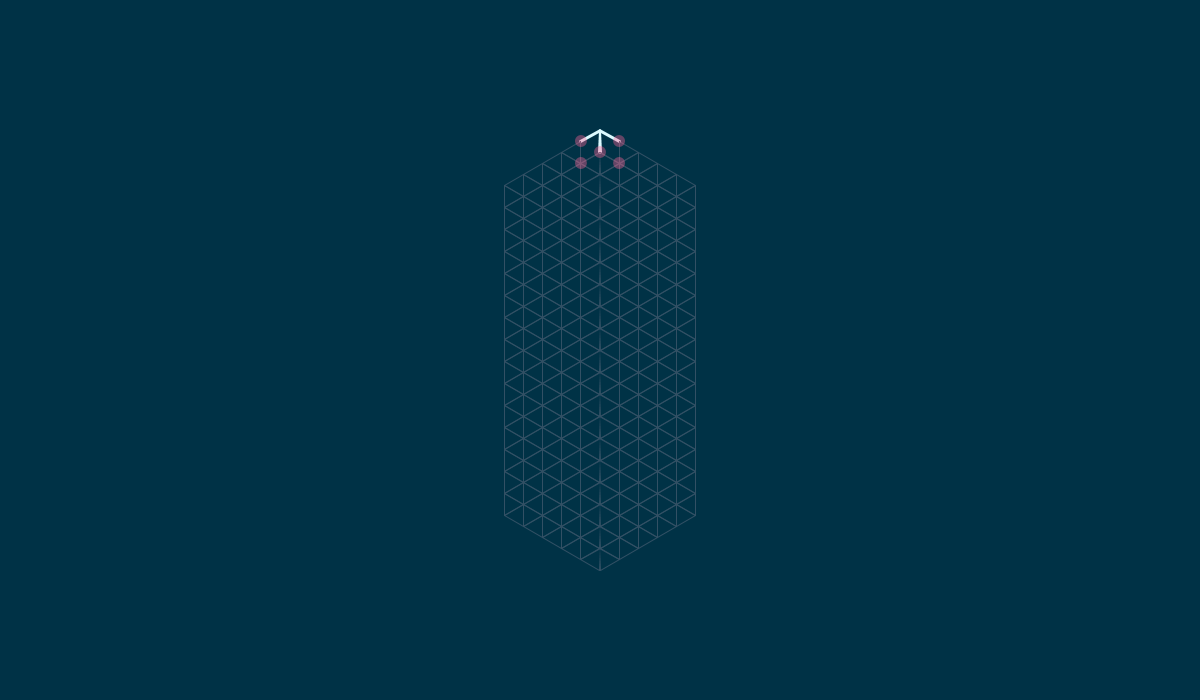
Frame 1 (no input)
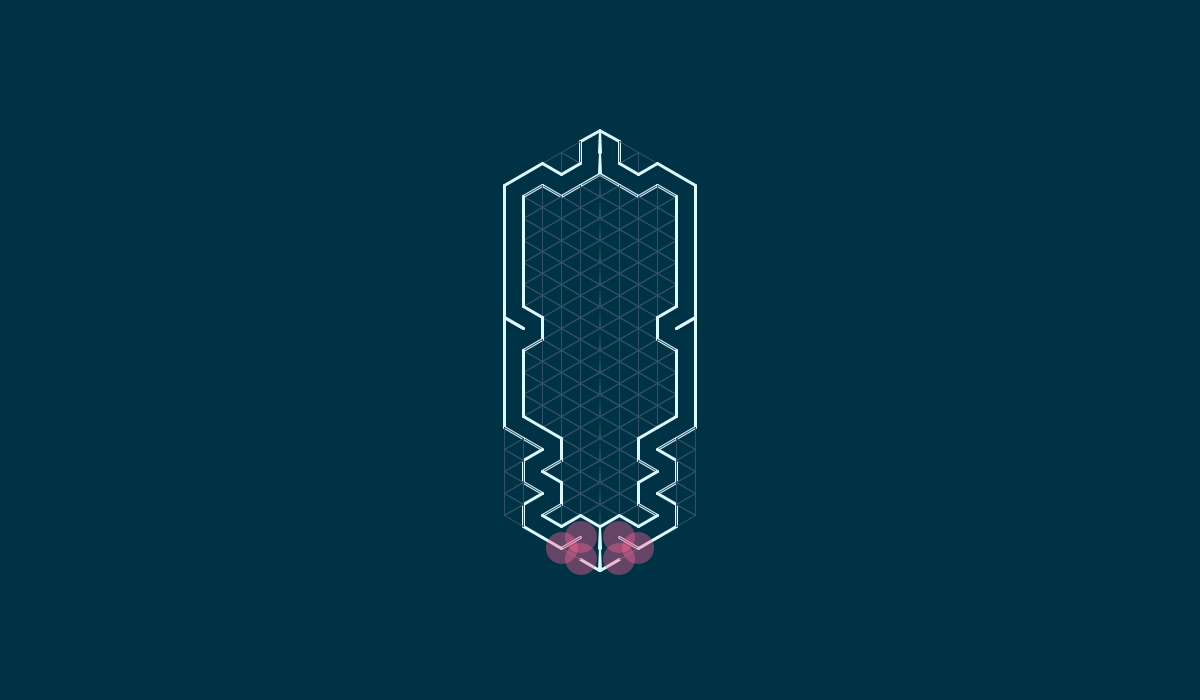
Frame 60 (the mouse pressed at the canvas centre just before this capture)
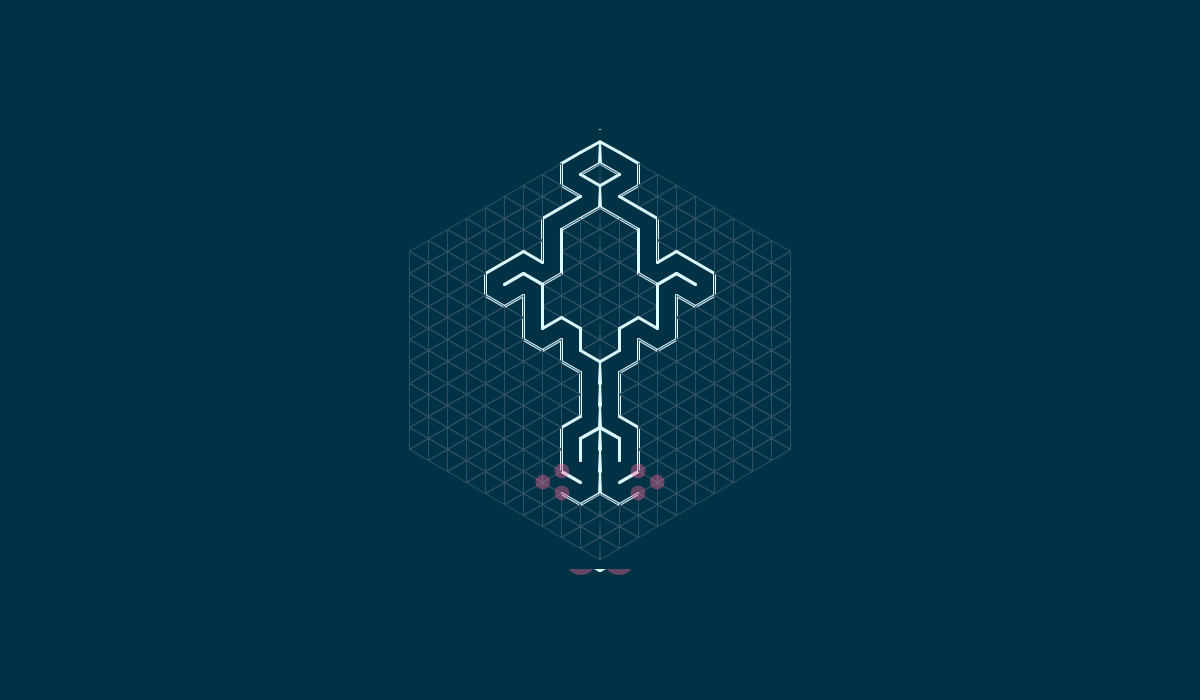
Frame 120 (the mouse held since frame 60 and released just before this capture)

The Processing sketch that drew these frames (run headless with seeded random() and noise(); from frame 60 on, the mouse is pressed at the canvas centre):

// Processing sketch: gridbrain
// ── gridbrain.pde
Cell[] cells; // grid of triangular cells
int[] stack; // stack used to save visited cells
int current;  // current cell
PGraphics maze; // PGraphics used to draw the maze
int stackSize;

int l;  
float h;
float r;
float theta = TWO_PI/3;  
int cols;
int rows;
int cellCount;

void setup() {
  size(1200, 700);
  
  initializeVariables();
  createGrid();
}

void draw() {
  updateMaze();
  displayMaze();
}

/*---------------------*/

void mousePressed() {
  initializeVariables();
  createGrid();
}

/*---------------------*/

void initializeVariables() {
  l = 22;
  h = l*sqrt(3)/2;
  r = h*2/3;

  // Picks random and valid row and column numbers
  int mazeWidth = l*(2+floor(random(height/l-1)))-1;
  cols = 2*floor(mazeWidth/l)-2;
  rows = 1+floor(random(cols/2));

  maze = createGraphics(mazeWidth,l*rows);
  cellCalculator(cols,rows);
  
  background(0, 50, 70);
}

/*---------------------*/

// Calculates the quantity of cells in one hemisphere
void cellCalculator(int col, int row) {
  int triangle = row * row;
  int parallelogramside = col + 2 - (2*row);
  int parallelogram = parallelogramside * row;
  int result = parallelogram + triangle;
  cellCount = result;
}

/*---------------------*/

void createGrid() {
  cells = new Cell[cellCount];
  stack = new int[cellCount];
  stackSize = 0;
  
  float x = 0, y = 0;
  boolean up = false;
  
  int index = 0;
  for (int j = 0; j < rows; j += 1) {
    for (int i = j; i <= cols-j; i += 1) {
      
      if (i%2 == 0) {
        up = j%2 == 0 ? false : true;
      } else {
        up = j%2 == 1 ? false : true;
      }
      
      x = l + i*l/2;
      y = up ? r : h - r; 
      y += j*h;
      
      cells[index] = new Cell(x, y, up);
      index += 1;
    }
  }
  current = 0;
}

/*---------------------*/

void updateMaze() {
  maze.beginDraw();
  maze.background(0, 50, 70);
  
  cells[current].visited = true;
  
  // move to neighbor
  int next = cells[current].chooseNeighbor();
  if (next > 0) {  
    stack[stackSize] = current;
    stackSize += 1; 
    removeWalls(cells[current], cells[next]);
    current = next;
  } else if (stackSize > 0) {
    current = stack[stackSize-1];
    stackSize -= 1; 
  }
  
  // display cells
  for (int i = 0, j = cells.length; i < j; i += 1) {
    cells[i].display(maze);
  }
  
  // highlight current cell
  if (stackSize > 0) {
    cells[current].highlight(maze);
  }
  maze.endDraw();
}

/*---------------------*/

void displayMaze() {
  translate(width/2, (height - maze.width)/2);
  rotate(HALF_PI);
  
  image(maze, 0, 0);
  scale(1, -1);
  image(maze, 0, 0);
}

void removeWalls(Cell c, Cell n) {
  float angle = atan2(n.y - c.y, n.x - c.x);
  angle = (angle + PI)%PI;
  
  int idx = floor(2 * angle / theta);
  
  c.edges[idx] = false;
  n.edges[idx] = false;
}

/*---------------------*/

int findIndex(float x, float y) {
  // find position on the grid
  int i = floor(2*x/l)-2;
  int j = floor(y/h);
  
  // find index on the array of cells if it's on a valid grid position
  int index = i;
  if (i >= j && i <= cols-j && j >= 0 && j < rows) {
    for (int k = 0; k < j; k += 1) {
      index += cols - 2*k;
    }
    return index;
  } else {
    return -1;
  }
}


/*---------------------*/

  
class Cell {
  float x, y;
  float angle;
  boolean[] edges = {true, true, true}; // boolean array used to set which edges will be drawn
  boolean visited = false; // boolean used to know whether the cell was alredy visited

  Cell(float x_, float y_, boolean up) {
    x = x_;
    y = y_;
    angle = up ? -HALF_PI : HALF_PI; // orientation of the triangle
  }

  /*-----------*/ 
  
  void highlight(PGraphics pg)  {  // draw circles with random diameter on the edges of the current cell
    float diam = random(50);

    pg.noStroke();
    pg.fill(255, 100, 150, 100);
  
    for (int i = 0, l = edges.length; i < l; i += 1) {
      pg.ellipse(
        x + r * cos(angle - i * theta), 
        y + r * sin(angle - i * theta),
        diam, diam
      );
    }
  }
  
  /*-----------*/ 
  
  void display(PGraphics pg) {  // draw active edges
    pg.strokeWeight(visited ? 3 : 1);
    pg.stroke(visited ? color(220, 250, 255) : color(50, 80, 100));
    
    for (int i = 0, l = edges.length; i < l; i += 1) {
      if (this.edges[i]) {
        pg.line(
          x + r*cos(angle - (i+0)%l * theta),
          y + r*sin(angle - (i+0)%l * theta),
          x + r*cos(angle - (i+1)%l * theta),
          y + r*sin(angle - (i+1)%l * theta)
        );
      }
    }
  }

  /*-----------*/ 
  
  int chooseNeighbor() {
    int index;
    float x_, y_;
    int[] list = {-1, -1, -1};
    int listSize = 0;
    
    // find available neighbors
    for(int i = 0, l = edges.length; i < l; i += 1) {
      // find neighbor position
      x_ = x + r * cos(angle - theta * (i + 0.5));
      y_ = y + r * sin(angle - theta * (i + 0.5));
      
      // use the position to find neighbor index
      index = findIndex(round(x_), round(y_));
      
      // if neighbor was not visited yet, add it to the available neighbors list
      if (index > 0 && !cells[index].visited) {
        list[listSize]  = index;
        listSize += 1;
      }
    }

    //if there are available neighbors, choose one
    if (listSize > 0) {
      return list[floor(random(listSize))];
    } else {
      return -1;
    }
  }  
}
